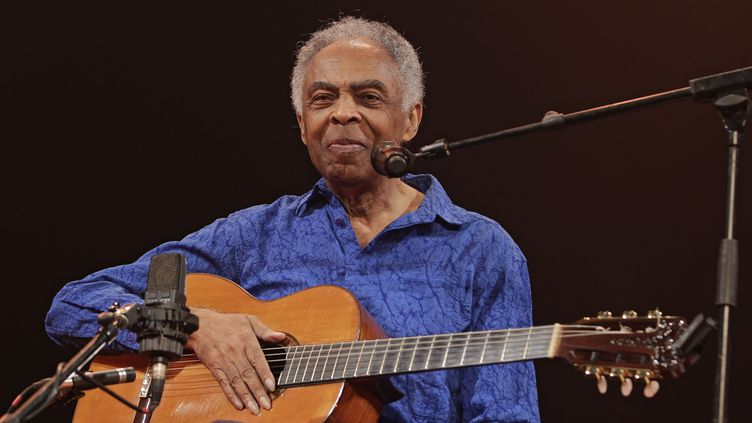
#> input picture OpenCV/1 - Basics OpenCV/images/gil.jpg, 752 x 423 px
$ jupyter execute image_transformation.ipynb
#> lines starting #> are read from the running program, lines starting #| are printed output that depends on the picture
# Image Preprocessor 1 – Image Transformation.

This notebook is an introduction to some skills of image preprocess, more precisely, image transformation. Here, we cover

- Translation
- Rotation
- Resizing
- Flipping
- Cropping

## Importing Libraries

[cell 1]
import cv2
import imutils
import numpy as np
import matplotlib.pyplot as plt

## Loading image from disk

[cell 2]
img = cv2.imread("images/gil.jpg")
#> img is the input picture: shape (423, 752, 3); mean B, G, R 47.3, 45.8, 62.9

[cell 3]
plt.figure(figsize=(10, 15))
plt.imshow(cv2.cvtColor(img, cv2.COLOR_BGR2RGB))
plt.show()

### Image Translation

Translation shifts the images along the axis x and y, moving up, down or
both.

**Translation**

To translate any image, we must do two essentials things. First, define a translation Matrix. Second, apply the **cv2.warpAffine** function.

The translation matrix must be a float point. We have two list (rows). The first list contains the range [1, 0, tx], where tx is the number of pixels to be shifted. Negative values of tx shift to left and, positives values shift to right. The second list is [ 0, 1, ty]. Negative values of ty shift up, positives values of ty shift down.

For better understanding about the warpAffine, [see](https://docs.opencv.org/3.4/d4/d61/tutorial_warp_affine.html).

[cell 4]
# Shift down and right (positive tx, positive ty)
M = np.float32([[1, 0, 25], [0, 1, 50]])
shifted_rd = cv2.warpAffine(img, M, (img.shape[1], img.shape[0]))
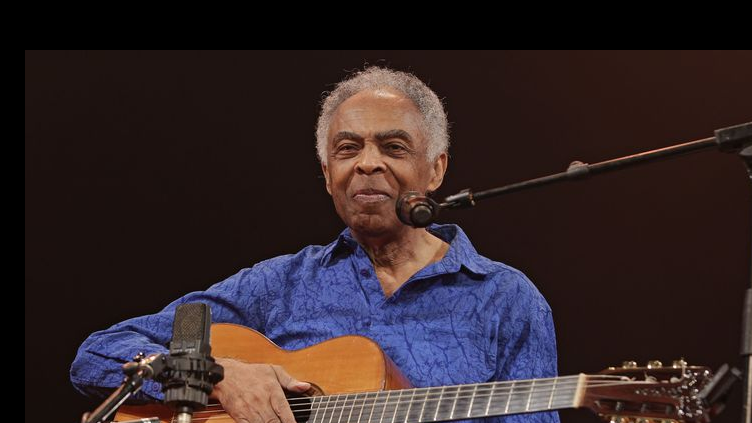
#> shifted_rd: shape (423, 752, 3); mean B, G, R 39.7, 37.5, 50.9
#shift up and left
M = np.float32([[1, 0, -50], [0, 1, -90]])
shifted_lu = cv2.warpAffine(img, M, (img.shape[1], img.shape[0]))
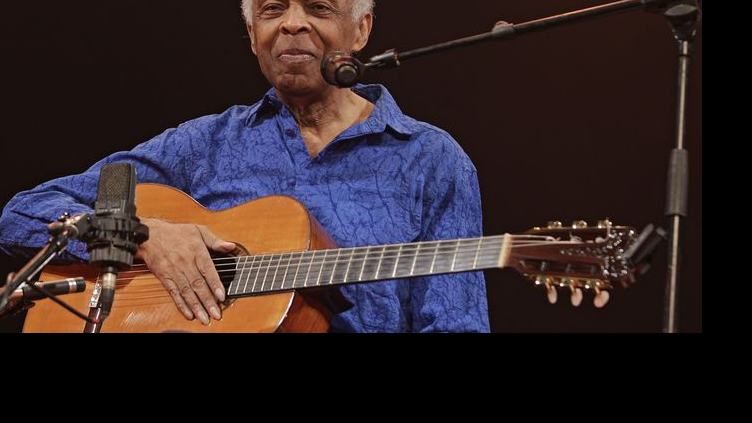
#> shifted_lu: shape (423, 752, 3); mean B, G, R 40.6, 37.9, 50.7

[cell 5]
plt.figure(figsize=(15,10))
plt.subplot(2,2,1)
plt.title("Shifted down and right")
plt.imshow(cv2.cvtColor(shifted_rd, cv2.COLOR_BGR2RGB))
plt.subplot(2,2,2)
plt.title("Shifted up and left")
plt.imshow(cv2.cvtColor(shifted_lu, cv2.COLOR_BGR2RGB))
plt.show()

**Defining a function to shift**

[cell 6]
def translate(image, x, y):
    M = np.float32([1, 0, x], [0, 1 ,y])
    shifted = cv2.warpAffine(image, M, (image.shape[1], img.shape[0]))
    return shifted

**Using the above function**

[cell 7]
shifted = imutils.translate(img, 0, 100)
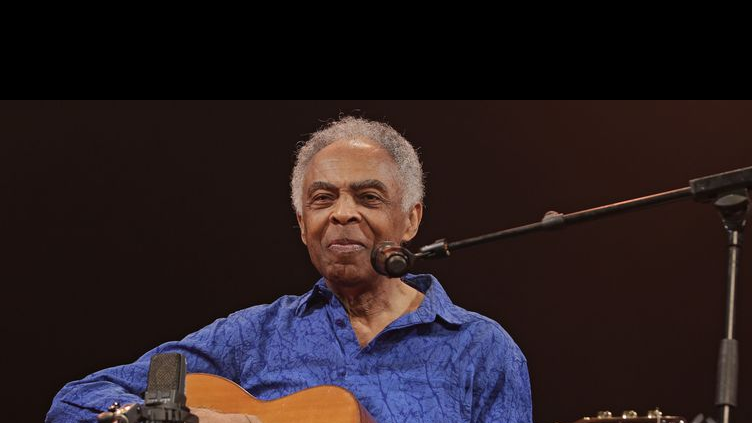
#> shifted: shape (423, 752, 3); mean B, G, R 32.3, 29.6, 40.8

[cell 8]
plt.imshow(cv2.cvtColor(shifted, cv2.COLOR_BGR2RGB))

### Image Rotation

This method rotates any image by an angle $\theta$.

First of all, we must define the center point of the width and height. Second, we consider the function **cv2.getRatationMatrix2D
(center, degree, scale)**. Finally, we apply the function **cv2.warpAffine**.

[cell 9]
(h, w) = img.shape[:2] # grabbing height and width
#> h = 423; w = 752
center = (w // 2, h // 2) # center point
#> center = (376, 211)
M = cv2.getRotationMatrix2D(center, 45, 1.0) # rotating the image in 45 degree
rotated_45 = cv2.warpAffine(img, M, (w, h)) # applying the rotation to the image
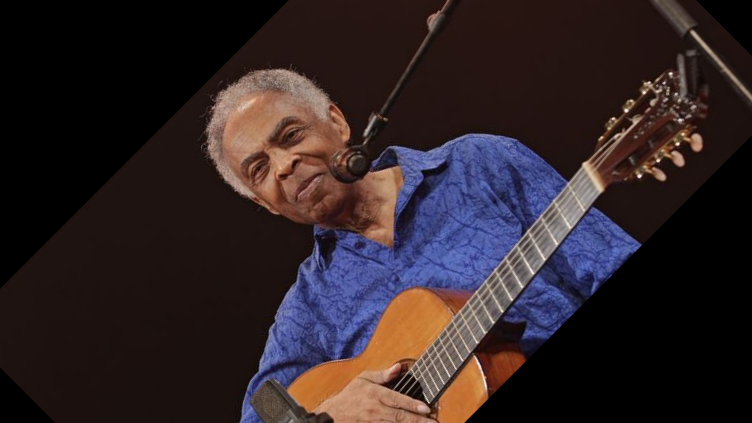
#> rotated_45: shape (423, 752, 3); mean B, G, R 38.2, 35.3, 46.7

M = cv2.getRotationMatrix2D(center, -90, 1.0) # rotating the image in -90 degree
rotated_m90 = cv2.warpAffine(img, M, (w, h)) # applying the rotation to the image
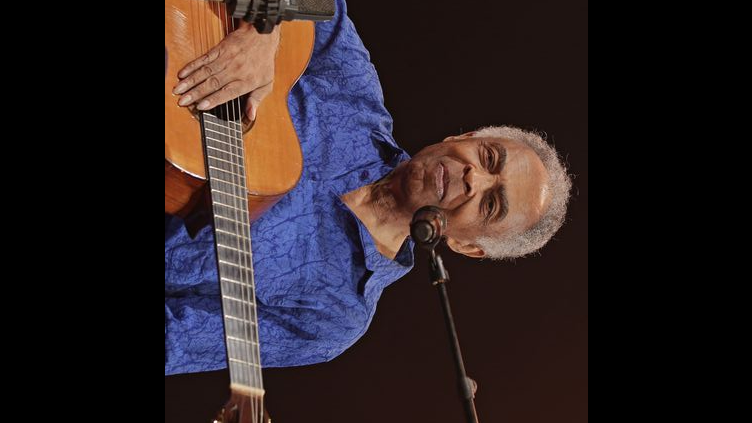
#> rotated_m90: shape (423, 752, 3); mean B, G, R 35.6, 33, 43.3

[cell 10]
plt.figure(figsize=(15,10))
plt.subplot(2,2,1)
plt.title("Rotated image in 45 degrees")
plt.imshow(cv2.cvtColor(rotated_45, cv2.COLOR_BGR2RGB))
plt.subplot(2,2,2)
plt.title("Rotated image in 45 degrees")
plt.imshow(cv2.cvtColor(rotated_m90, cv2.COLOR_BGR2RGB))
plt.show()

**Defining a function**

[cell 11]
def rotate(image, angle, center = None, scale = 1.0):
    """Args:
            image: image to be rotated
            angle: angle to rotate the image
            ceter: center parameter is the point which we wish to rotate our image around. By default None
            scale: to handle if the size of the image should be changed during the rotation
    """
    (h, w) = image.shape[:2]
    if center is None:
        center = (w // 2, h // 2)
    M = cv2.getRotationMatrix2D(center, 45, 1.0)
    rotated = cv2.warpAffine(image, M, (w, h))
    return rotated

**using the above function**

[cell 12]
rotated = imutils.rotate(img, 180)

[cell 13]
plt.imshow(cv2.cvtColor(rotated, cv2.COLOR_BGR2RGB))

### Image resize

Resize is a technique to change the size of an image. To proceed with the resize, we consider the function **cv2.resize**. The aspect ratio is important to be considered, otherwise, the resized image can be distorced. To have more details about this function, [see](https://docs.opencv.org/4.5.2/da/d6e/tutorial_py_geometric_transformations.html).

The arguments to the **cv2.resize(src,dsize,fx,fy, interpolation)**. Src is the image, dsize is the desired dimension, fx and fy are the start point of each dimension. Interpolation is the interpolation method will be considered.

**Aspect ratio**

The aspect ratio can be considered for the width or height. For example, if you want to preserve the width, so we devise the desired width by the actual width. Let's see in the below example.

[cell 14]
# resizing conserving the width aspect ratio
r = 150.0 / img.shape[1] # defining the ratio for the width
#> r = 0.199
dim = (150, int(img.shape[0] * r)) # define the new dimension
#> dim = (150, 84)
resized_w = cv2.resize(img, dim, interpolation = cv2.INTER_AREA) # resizing

# resizing conserving the height aspect ratio
r = 50.0 / img.shape[0] # defining the ratio for the width
#> r = 0.118
dim = (int(img.shape[1] * r), 50) # define the new dimension
#> dim = (88, 50)
resized_h = cv2.resize(img, dim, interpolation = cv2.INTER_AREA) # resizing

[cell 15]
plt.figure(figsize=(15,10))
plt.subplot(2,2,1)
plt.title("resized - width")
plt.imshow(cv2.cvtColor(resized_w, cv2.COLOR_BGR2RGB))
plt.subplot(2,2,2)
plt.title("resized - height")
plt.imshow(cv2.cvtColor(resized_h, cv2.COLOR_BGR2RGB))
plt.show()

**Using a direct method with imutils library**

[cell 16]
# resize conserving the width
resized_w = imutils.resize(img, width=100)
#> resized_w: shape (56, 100, 3)
# resize conserving the height
resized_h = imutils.resize(img, height=50)

[cell 17]
plt.figure(figsize=(15,10))
plt.subplot(2,2,1)
plt.title("resized - width")
plt.imshow(cv2.cvtColor(resized_w, cv2.COLOR_BGR2RGB))
plt.subplot(2,2,2)
plt.title("resized - height")
plt.imshow(cv2.cvtColor(resized_h, cv2.COLOR_BGR2RGB))
plt.show()

**defining a function**

[cell 18]
def resize(image, width = None, height = None, inter = cv2.INTER_AREA):
    """Args:
            image: image to be resized
            width: image width. None by default
            height: image height. None by default
            inter: interpolation method. cv2.INTER_AREA by default
    """
#> called with width = 100, inter = 3
    dim = None # setting the dimension as None
    (h, w) = image.shape[:2] # grabbing the width and height
#> h = 423; w = 752
    # checking the width and height
    if width is None and height is None:
        return image # there is no resize
    if width is None:# resizing conserving the height aspect ratio
        r = height / float(h)
        dim = (int(w * r), height)
    else: # resizing conserving the width aspect ratio
        r = width / float(w)
#> r = 0.133
        dim = (width, int(h * r))
#> dim = (100, 56)
    # resizing the image
    resized = cv2.resize(image, dim, interpolation = inter)
    # returning the resized image
    return resized

[cell 19]
resized_h = resize(img, width = 100)
resized_w = resize(img, height = 50)

[cell 20]
plt.figure(figsize=(15,10))
plt.subplot(2,2,1)
plt.title("resized - width")
plt.imshow(cv2.cvtColor(resized_w, cv2.COLOR_BGR2RGB))
plt.subplot(2,2,2)
plt.title("resized - height")
plt.imshow(cv2.cvtColor(resized_h, cv2.COLOR_BGR2RGB))
plt.show()

### Image flip

To flip an image around either the x or y axis, or even both, we consider the **cv2.flip** function.

For the flip function the arguments are: Src is the image source, dst output array of the same size and type as src. FlipCode is a flag to specify how to flip the array; 0 means flipping around the x-axis and positive value (for example, 1) means flipping around y-axis. Negative value (for example, -1) means flipping around both axes.

[cell 21]
# Flipping horizontally
flipped_h = cv2.flip(img, 1)
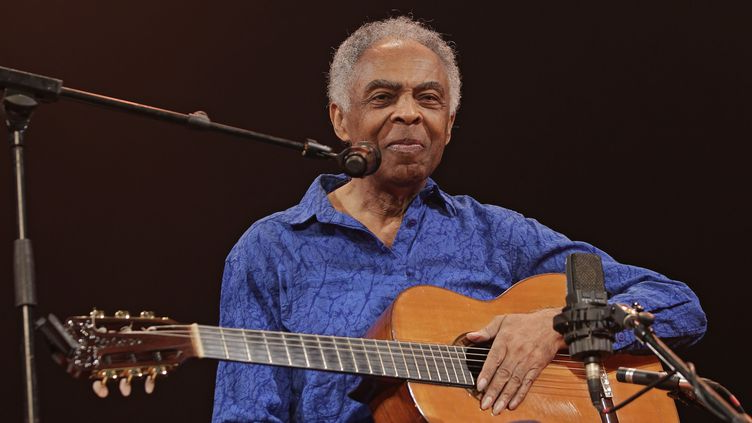
#> flipped_h: shape (423, 752, 3); mean B, G, R 47.3, 45.8, 62.9
# Flipping vertically
flipped_v = cv2.flip(img, 0)
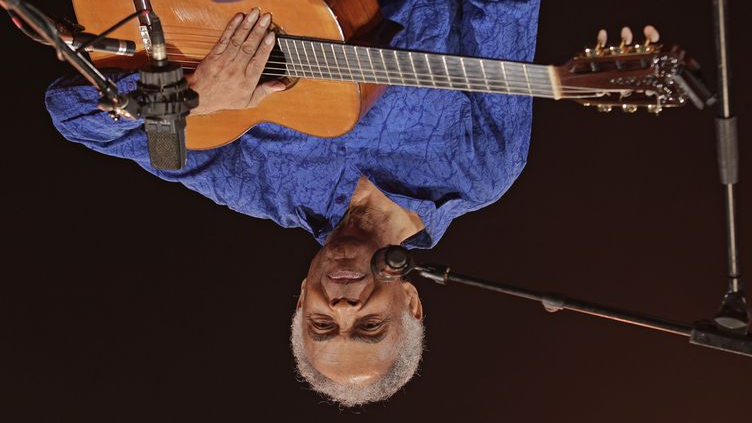
#> flipped_v: shape (423, 752, 3); mean B, G, R 47.3, 45.8, 62.9
# Flipping horizontally and vertically
flipped_hv = cv2.flip(img, -1)
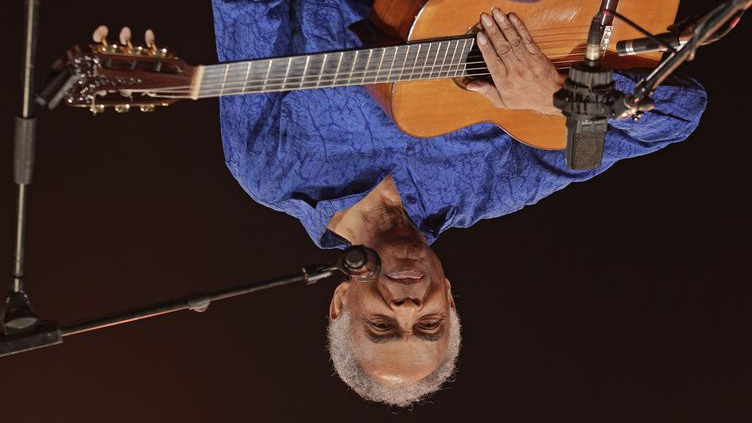
#> flipped_hv: shape (423, 752, 3); mean B, G, R 47.3, 45.8, 62.9

[cell 22]
plt.figure(figsize=(15, 10))
plt.subplot(3,2,1)
plt.imshow(cv2.cvtColor(flipped_h, cv2.COLOR_BGR2RGB))
plt.subplot(3,2,2)
plt.imshow(cv2.cvtColor(flipped_v, cv2.COLOR_BGR2RGB))
plt.subplot(3,2,3)
plt.imshow(cv2.cvtColor(flipped_hv, cv2.COLOR_BGR2RGB))
plt.show()
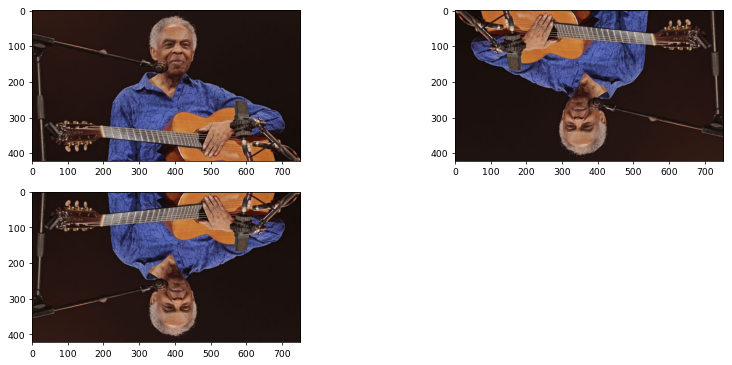
#> figure drawn by matplotlib, 3 panels

**Defining a function**

[cell 23]
def flip(image, fl=int):
    """Args:
            image: image to be flipped]
            fl: varible to define the flip orientation. 1 to horizintally, 0 to vertically and, -1 to the both
    """
    if fl == 1:
        flipped = cv2.flip(image, fl)
    if fl == 0:
        flipped = cv2.flip(image, fl)
    if fl == -1:
        flipped = cv2.flip(image, fl)
    return flipped

[cell 24]
flipped = flip(img, -1)

[cell 25]
plt.imshow(cv2.cvtColor(flipped, cv2.COLOR_BGR2RGB))

### Image crop

Crop an image allows us to select a desired region of any image. This is an important skill when you want to analyze some Region of Interest (ROI). Image crop demands one single action, define the the region with numpy slice. We must set the start and end point, for the coordinates $x$ and $y$.

[cell 26]
# Slicing the ROI
# y-start 14, y-end 186, x-start 289. x-end428
cropped = img[14:186, 289:428]
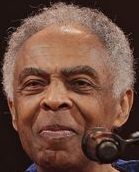
#> cropped: shape (172, 139, 3); mean B, G, R 64.4, 77.6, 111.4

[cell 27]
plt.imshow(cv2.cvtColor(cropped, cv2.COLOR_BGR2RGB))
